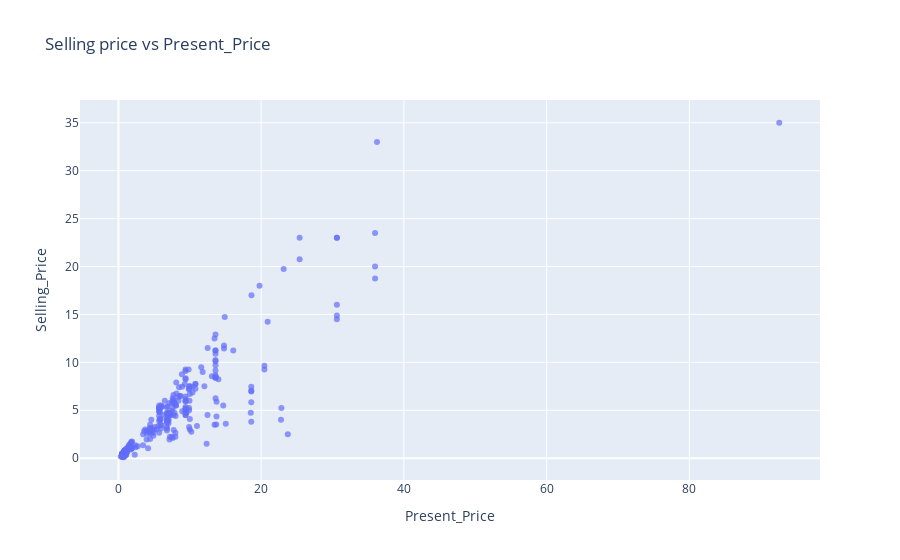

Notebook code for this chart:
### Markdown cell above
We can’t say that from this plot above we can’t conclude that the more kilometers the cheaper the prices. But this can also be because of the distribution of Kms since most of the values are in 0–100k.

# Selling price vs current price

### Code cell
fig= px.scatter(car_data,
                y='Selling_Price', 
                x='Present_Price',
                title='Selling price vs Present_Price',
                opacity=.7)
fig.update_traces(marker_size=6)
fig.show()

### Figure 1 — Plotly figure (JSON) as saved in the notebook; plotly's stock layout.template omitted (floating-point values rounded to 4 significant figures; data arrays with more than 128 entries replaced by an {"elided": "..."} marker saying what was removed)
{"data": [{"hovertemplate": "Present_Price=%{x}<br>Selling_Price=%{y}<extra></extra>", "legendgroup": "", "marker": {"color": "#636efa", "opacity": 0.7, "size": 6, "symbol": "circle"}, "mode": "markers", "name": "", "orientation": "v", "showlegend": false, "type": "scatter", "x": {"elided": "301 float values"}, "xaxis": "x", "y": {"elided": "301 float values"}, "yaxis": "y"}], "layout": {"legend": {"tracegroupgap": 0}, "title": {"text": "Selling price vs Present_Price"}, "xaxis": {"anchor": "y", "domain": [0, 1], "title": {"text": "Present_Price"}}, "yaxis": {"anchor": "x", "domain": [0, 1], "title": {"text": "Selling_Price"}}}}
